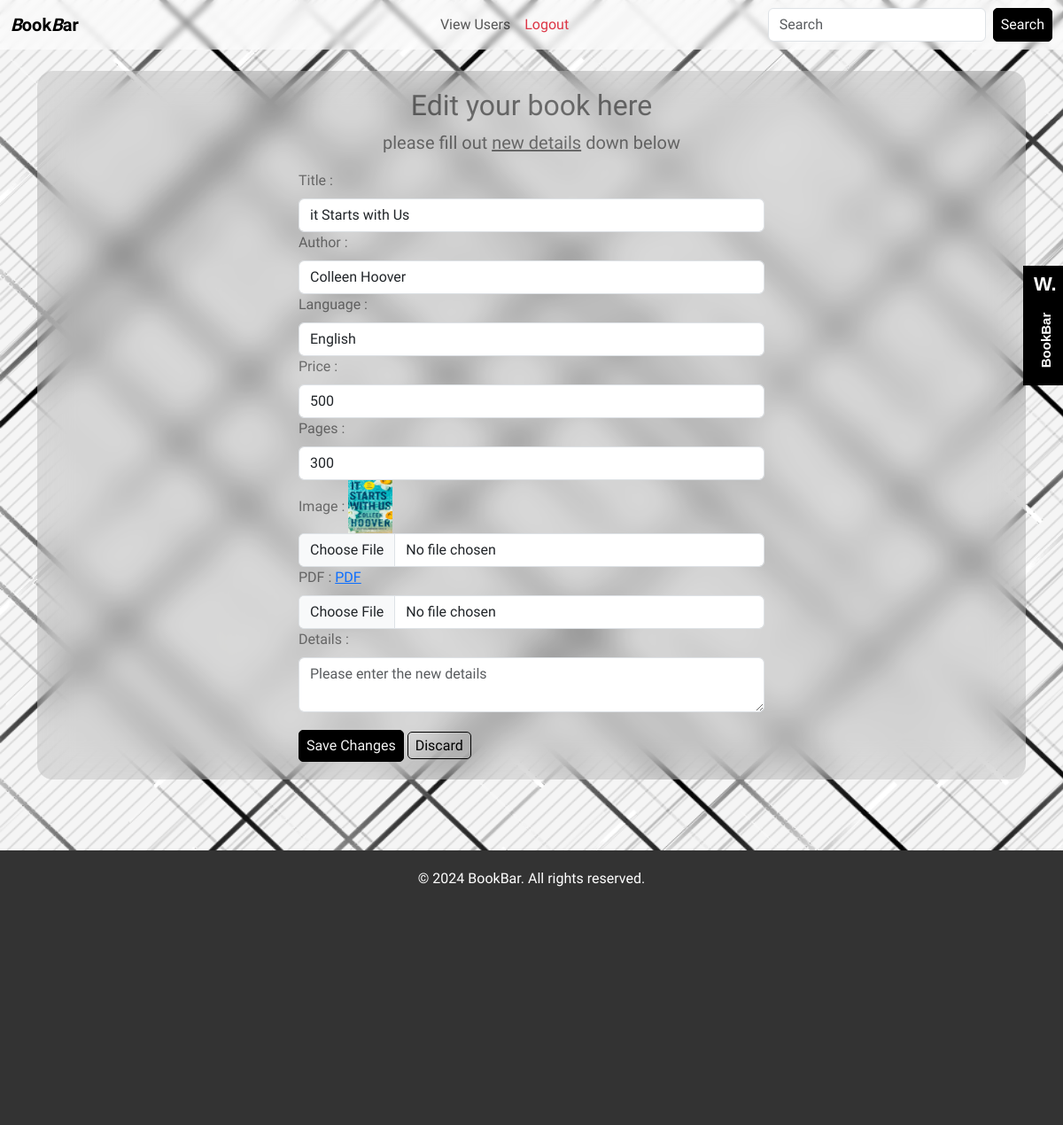
/books/edit_book/1 (signed in), run on the app's committed database.
### books/models.py (models this page shows, shortened)
class Book(models.Model):           # Table Definition
    title = models.CharField(max_length=30)
    author = models.CharField(max_length=20)
    language = models.CharField(max_length=20)
    price = models.IntegerField()
    pages = models.IntegerField()
    cover = models.ImageField(upload_to='images', blank=True, null=True)
    pdf = models.FileField(upload_to='pdf', blank=True, null=True)
    details = models.CharField(max_length=30)
    user = models.ForeignKey(CustomUser,on_delete=models.CASCADE,null=True)

### books/views.py (the view, shortened to what this page needs)
# urls.py: path('edit_book/<int:i>',views.edit_book,name='edit_book'),
@login_required
def edit_book(request,i):
    k=Book.objects.get(id=i)
    return render(request,'edit_book.html',{'book':k})

### Templates/edit_book.html (shortened to what this page needs)
{% extends 'Base_Page.html' %}
{% load static %}
{% block content %}
<link rel="stylesheet" href="{% static 'CSS/Edit_books.css' %}">
<div class="image-background">
        <img src="{% static 'Images/grid-lines.png' %}" id="background-image">
</div>
<div class="container">
    <div class="container-lg adbk">
        <div class="text-center">
            <h2>Edit your book here</h2>
            <p class="lead">please fill out <u>new details</u> down below </p>
        </div>
        <div class="row justify-content-center ">
            <div class="col-lg-6">
                <form method="POST" enctype="multipart/form-data">
                    <label for="title" class="form-label">Title :</label>
                    <input type="text" class="form-control" id="title" name="tit" placeholder="e.g:Harry Potter" value="{{ book.title }}">
                    <label for="author" class="form-label">Author :</label>
                    <input type="text" class="form-control" id="author" name="auth" placeholder="e.g:J. K. Rowling" value="{{ book.author }}">
                    <label for="language" class="form-label">Language :</label>
                    <input type="text" class="form-control" id="language" name="lang" placeholder="e.g:English" value="{{ book.language }}">
                    <label for="price" class="form-label">Price :</label>
                    <input type="number" class="form-control" id="price" name="prc" placeholder="e.g:$100" value="{{ book.price }}">
                    <label for="pages" class="form-label">Pages :</label>
                    <input type="number" class="form-control" id="pages" name="pge" placeholder="e.g:200" value="{{ book.pages }}">
                    <label for="Image" class="form-label">Image :</label>
                    <img src="{{ book.cover.url }}" height="60px" width="50px">
                    <input type="file" class="form-control" id="Image" name="cvr">
                    <label for="PDF" class="form-label">PDF :</label>
                    <a href="{{ book.pdf.url }}">PDF</a>
                        <input type="file" class="form-control" id="PDF" name="pdf1">
                    <label for="Details" class="form-label">Details :</label>
                    <textarea class="form-control" id="Details" name="det" placeholder="Please enter the new details"></textarea>
                    <button type="submit" class="btn_save">Save Changes</button>
                    <a href="{% url 'books:book_view' %}" class="btn_cancel">Discard</a>
                </form>
            </div>
        </div>
    </div>
</div>
{% endblock %}

### static/CSS/Style.css (style rules this page uses)
* { margin:0px; padding:0px; }
body { background-color:whitesmoke; color:rgba(0,0,0,0.8); font-family: "Prompt", sans-serif; overflow-x:hidden; }

### static/CSS/Edit_books.css (style rules this page uses)
* { margin:0px; padding:0px; }
body { background-color:whitesmoke; color:rgba(0,0,0,0.5); font-family: "Prompt", sans-serif; overflow-x:hidden; }
.adbk { padding:20px 20px 20px 20px; background-color:rgba(0,0,0,0.1); backdrop-filter: blur(18px); margin-top:80px; margin-bottom:80px; border-radius:18px; }
.image-background { position: absolute; top:0px; z-index: -10; }
#background-image { width: 1580px; height: 1000px; z-index: -10; }
.btn_save { background-color:black; border:1px solid black; border-radius:5px; color:whitesmoke; padding:5px 8px 5px 8px; text-decoration-line:none; margin-top:20px; transition:0.2s ease-in; }
.btn_cancel { background-color:transparent; border:1px solid black; border-radius:5px; color:black; padding:5px 8px 5px 8px; text-decoration-line:none; margin-top:20px; transition:0.2s ease-in; }

### data on the page
Book: tit "it Starts with Us", auth "Colleen Hoover", lang "English", prc "500", pge "300", cover (picture)
